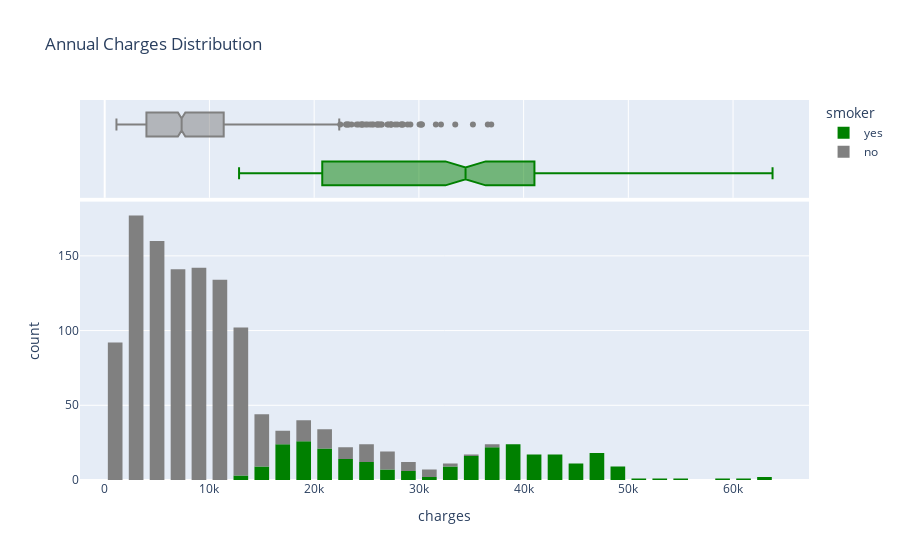

Notebook cell for this chart:
### Code cell
fig = px.histogram(medical_df,x='charges',marginal='box',color='smoker',color_discrete_sequence=['green','gray'],title='Annual Charges Distribution')
fig.update_layout(bargap=0.3)
fig.show()

### Figure 1 — Plotly figure (JSON) as saved in the notebook; plotly's stock layout.template omitted (floating-point values rounded to 4 significant figures; data arrays with more than 128 entries replaced by an {"elided": "..."} marker saying what was removed)
{"data": [{"bingroup": "x", "hovertemplate": "smoker=yes<br>charges=%{x}<br>count=%{y}<extra></extra>", "legendgroup": "yes", "marker": {"color": "green", "pattern": {"shape": ""}}, "name": "yes", "orientation": "v", "showlegend": true, "type": "histogram", "x": {"elided": "274 float values"}, "xaxis": "x", "yaxis": "y"}, {"hovertemplate": "smoker=yes<br>charges=%{x}<extra></extra>", "legendgroup": "yes", "marker": {"color": "green"}, "name": "yes", "notched": true, "showlegend": false, "type": "box", "x": {"elided": "274 float values"}, "xaxis": "x2", "yaxis": "y2"}, {"bingroup": "x", "hovertemplate": "smoker=no<br>charges=%{x}<br>count=%{y}<extra></extra>", "legendgroup": "no", "marker": {"color": "gray", "pattern": {"shape": ""}}, "name": "no", "orientation": "v", "showlegend": true, "type": "histogram", "x": {"elided": "1064 float values"}, "xaxis": "x", "yaxis": "y"}, {"hovertemplate": "smoker=no<br>charges=%{x}<extra></extra>", "legendgroup": "no", "marker": {"color": "gray"}, "name": "no", "notched": true, "showlegend": false, "type": "box", "x": {"elided": "1064 float values"}, "xaxis": "x2", "yaxis": "y2"}], "layout": {"bargap": 0.3, "barmode": "relative", "legend": {"title": {"text": "smoker"}, "tracegroupgap": 0}, "title": {"text": "Annual Charges Distribution"}, "xaxis": {"anchor": "y", "domain": [0, 1], "title": {"text": "charges"}}, "xaxis2": {"anchor": "y2", "domain": [0, 1], "matches": "x", "showgrid": true, "showticklabels": false}, "yaxis": {"anchor": "x", "domain": [0, 0.7326], "title": {"text": "count"}}, "yaxis2": {"anchor": "x2", "domain": [0.7426, 1], "matches": "y2", "showgrid": false, "showline": false, "showticklabels": false, "ticks": ""}}}
